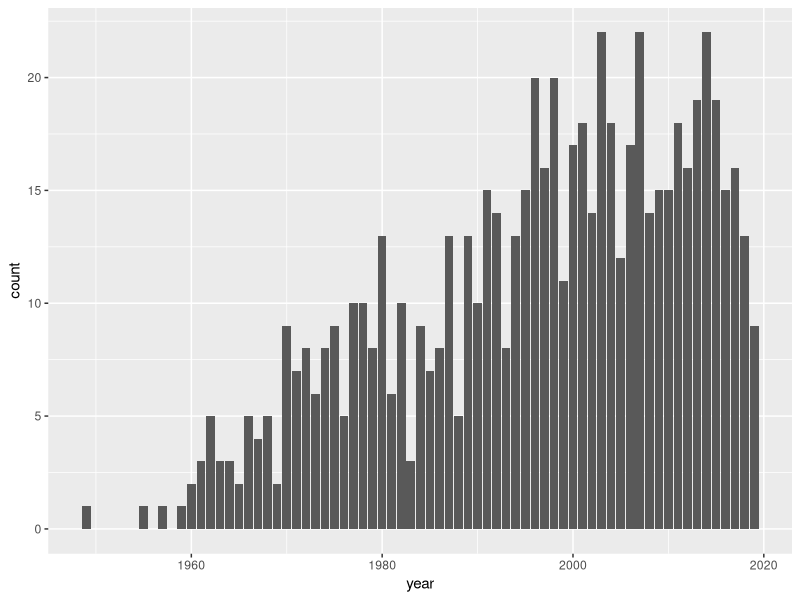
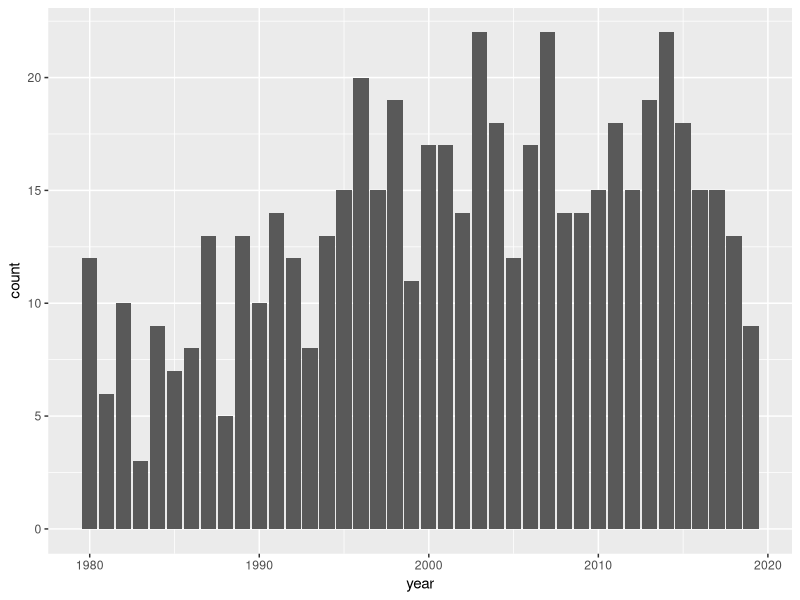
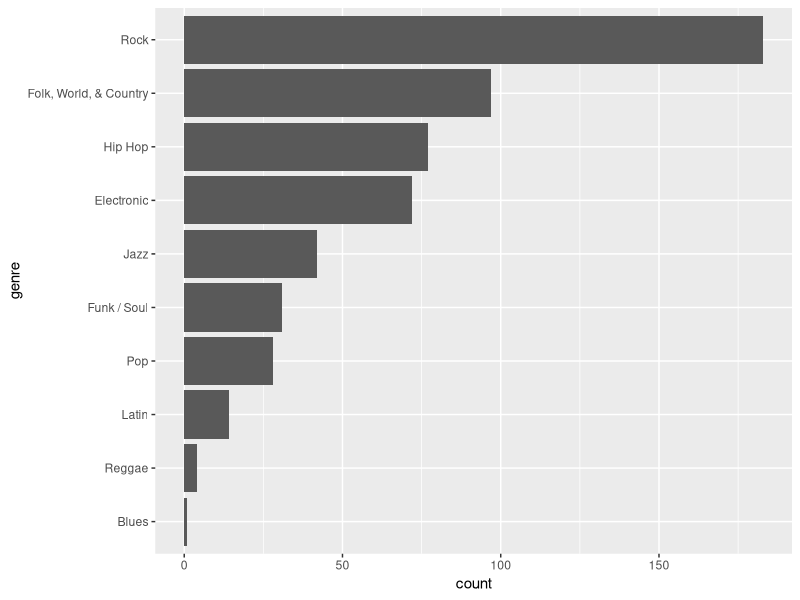

Reproduce these figures in R, in order.
## ---- chunk 1
knitr::opts_chunk$set(echo = TRUE)
library('tidyverse')
library('dplyr')
library('caret')
## ---- chunk 2
albums <- read_csv('data/album-cover-data-mtv.csv')

colSums(is.na(albums))
## ---- chunk 3
dat <- albums %>%
  drop_na()

dat %>%
  ggplot() +
  geom_bar(aes(x=year))
## ---- chunk 4
dat_clean <- dat %>%
  filter(
    year >= 1980,
    genre != 'Non-Music' & genre != 'Classical' & genre !='Stage & Screen', # clean up non-studio releases 
    !str_detect(title, 'Tour|Live'),
    !str_detect(title, 'New York')
    )

dat_clean %>%
  ggplot() +
  geom_bar(aes(x=year))
## ---- chunk 5
dat_clean %>% nrow()

dat_clean %>%
  group_by(genre) %>%
  count()
## ---- chunk 6
dat_clean %>%
  mutate(genre = genre %>% fct_infreq() %>% fct_rev()) %>%
  ggplot() +
  geom_bar(aes(x=genre)) +
  coord_flip()
## ---- chunk 7
dat_clean %>% nrow()
